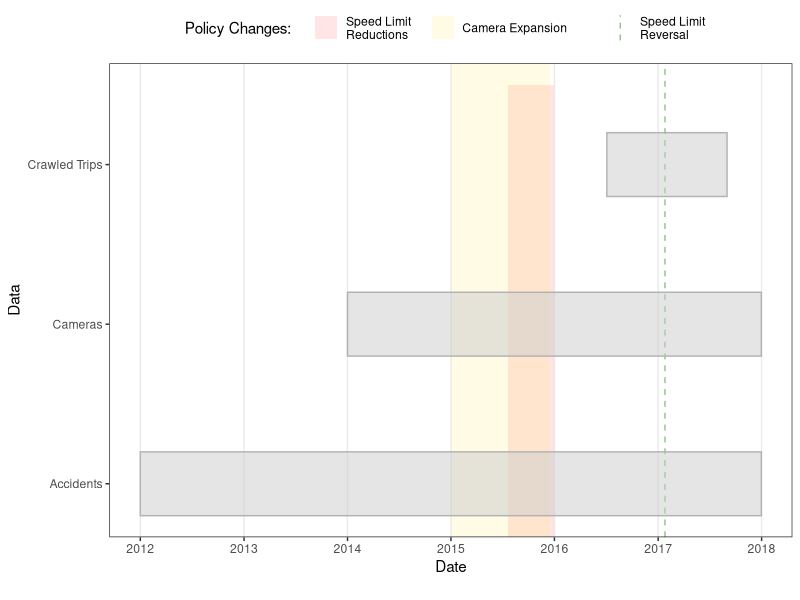

Reproduce this figure in R. (Note: this script raises an error after producing the figure.)
# clear memory
rm(list=ls())
gc()

# inputs ----------------------------------------------------------------------
library(ggplot2)
library(scales)
library(Cairo)

# output (data with damages)
OP.p <- "appendix/figures/A10_timeline/timeline.pdf"

# main ----------------------------------------------------------------------------------------
# read data
MD <- as.data.frame(matrix(ncol=0, nrow = 3))
MD$x0 <- as.Date(c("2012-01-01", "2014-01-01",  "2016-07-04"))
MD$xf <- as.Date(c("2017-12-31", "2017-12-31",  "2017-09-01"))
MD$y0 <- c(0.3, 1.3,  2.3)
MD$yf <- c(0.7, 1.7,  2.7)
MD$g <- c("acc", "cam", "cra")

PD <- as.data.frame(matrix(ncol=0, nrow = 2))
PD$x0 <- as.Date(c("2015-07-20", "2015-01-01"))
PD$xf <- as.Date(c("2015-12-30", "2015-12-15"))
PD$y0 <- c(-Inf, -Inf)
PD$yf <- c(3, Inf)
PD$g <- c("reduction", "cameras")

ggplot() +
 geom_vline(aes(xintercept = as.Date("2017-01-25"), colour = "rt"), linetype = 2, alpha = 0.5) +
 geom_rect(aes(xmin = x0, xmax = xf, ymin = y0, ymax = yf, fill = g), data = PD, alpha = 0.1) +
 geom_rect(aes(xmin = x0, xmax = xf, ymin = y0, ymax = yf), fill = "gray80", colour = "gray70", data = MD, alpha = 0.5) +
 theme_bw() +
 theme(panel.grid.minor = element_blank(),
       panel.grid.major.y = element_blank(),
       legend.position = "top") +
 scale_y_continuous(breaks=c(0.5,1.5,2.5),
                    labels=c("Accidents", "Cameras", "Crawled Trips")) +
 scale_x_date(date_breaks = "1 year", labels = date_format("%Y")) +
 scale_fill_manual(values = c("reduction" = "red", "cameras" = "gold"),
                   limits = c("reduction", "cameras"),
                   labels = c("reduction" = "Speed Limit    \nReductions",
                              "cameras" = "Camera Expansion "),
                   name = "Policy Changes:    ") + 
 labs(x = "Date\n", y = "Data") +
 scale_colour_manual(values = c("rt" = "forestgreen"),
                     labels = c("rt" = "Speed Limit    \nReversal"),
                     name = "") +
 guides(fill = guide_legend(order = 1), colour = guide_legend(order = 2))
ggsave(filename = OP.p, w = 8, h = 4)
 
 
